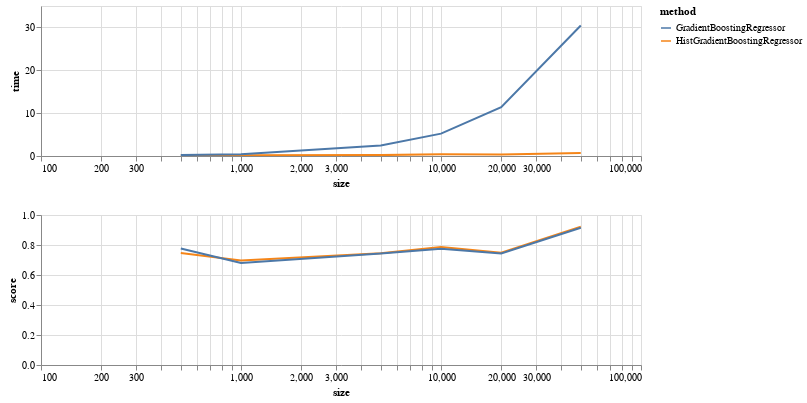

Notebook code for this chart:
### Code cell
import altair as alt 
import polars as pl

p1 = (alt.Chart(pl.DataFrame(results))
  .mark_line()
  .ecnode(x=alt.X('size').scale(type="log"), y='time', color="method")
  .properties(width=600, height=150))

p2 = (alt.Chart(pl.DataFrame(results))
  .mark_line()
  .encode(x=alt.X('size').scale(type="log"), y='score', color="method")
  .properties(width=600, height=150))

(p1 & p2).interactive()

### Figure 1 — Vega-Lite specification as saved in the notebook (floating-point values rounded to 4 significant figures)
{"config": {"view": {"continuousWidth": 300, "continuousHeight": 300}}, "vconcat": [{"data": {"name": "data-e824f49983a4934650c03ed14310b136"}, "mark": {"type": "line"}, "encoding": {"color": {"field": "method", "type": "nominal"}, "x": {"field": "size", "scale": {"type": "log"}, "type": "quantitative"}, "y": {"field": "time", "type": "quantitative"}}, "height": 150, "name": "view_17", "width": 600}, {"data": {"name": "data-e824f49983a4934650c03ed14310b136"}, "mark": {"type": "line"}, "encoding": {"color": {"field": "method", "type": "nominal"}, "x": {"field": "size", "scale": {"type": "log"}, "type": "quantitative"}, "y": {"field": "score", "type": "quantitative"}}, "height": 150, "name": "view_18", "width": 600}], "params": [{"name": "param_18", "select": {"type": "interval", "encodings": ["x", "y"]}, "bind": "scales", "views": ["view_17", "view_18"]}], "$schema": "https://vega.github.io/schema/vega-lite/v5.16.3.json", "datasets": {"data-e824f49983a4934650c03ed14310b136": [{"size": 500, "method": "HistGradientBoostingRegressor", "score": 0.7461, "time": 0.1199}, {"size": 500, "method": "GradientBoostingRegressor", "score": 0.7771, "time": 0.2156}, {"size": 1000, "method": "HistGradientBoostingRegressor", "score": 0.697, "time": 0.1973}, {"size": 1000, "method": "GradientBoostingRegressor", "score": 0.6799, "time": 0.4327}, {"size": 5000, "method": "HistGradientBoostingRegressor", "score": 0.7449, "time": 0.2132}, {"size": 5000, "method": "GradientBoostingRegressor", "score": 0.7431, "time": 2.434}, {"size": 10000, "method": "HistGradientBoostingRegressor", "score": 0.7874, "time": 0.3874}, {"size": 10000, "method": "GradientBoostingRegressor", "score": 0.7757, "time": 5.223}, {"size": 20000, "method": "HistGradientBoostingRegressor", "score": 0.7488, "time": 0.3459}, {"size": 20000, "method": "GradientBoostingRegressor", "score": 0.7432, "time": 11.4}, {"size": 50000, "method": "HistGradientBoostingRegressor", "score": 0.9217, "time": 0.7066}, {"size": 50000, "method": "GradientBoostingRegressor", "score": 0.9148, "time": 30.44}]}}
